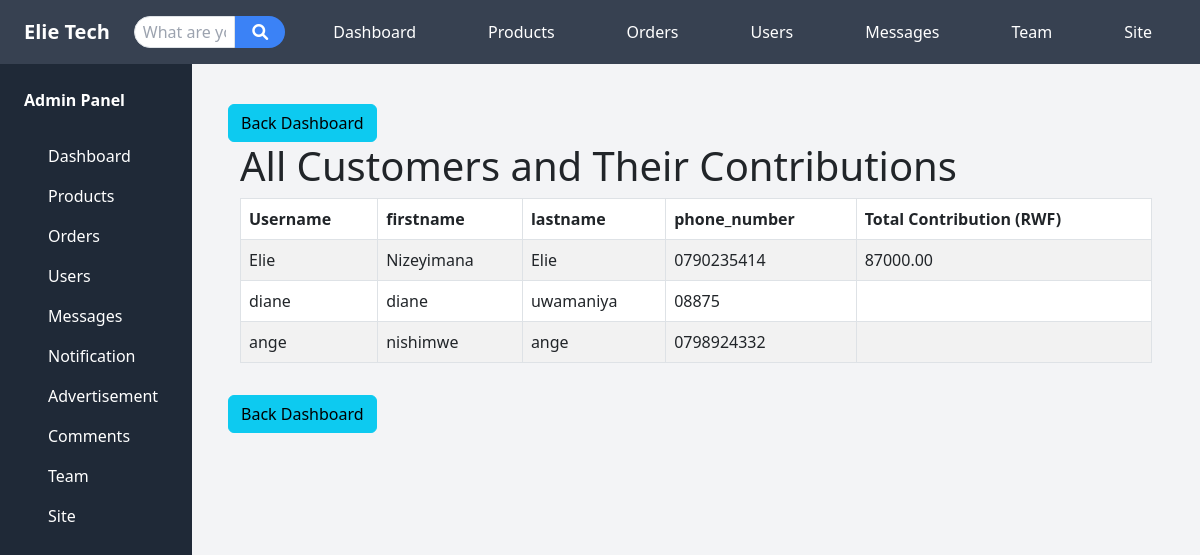
The app's page /customer-contributions/, older data.
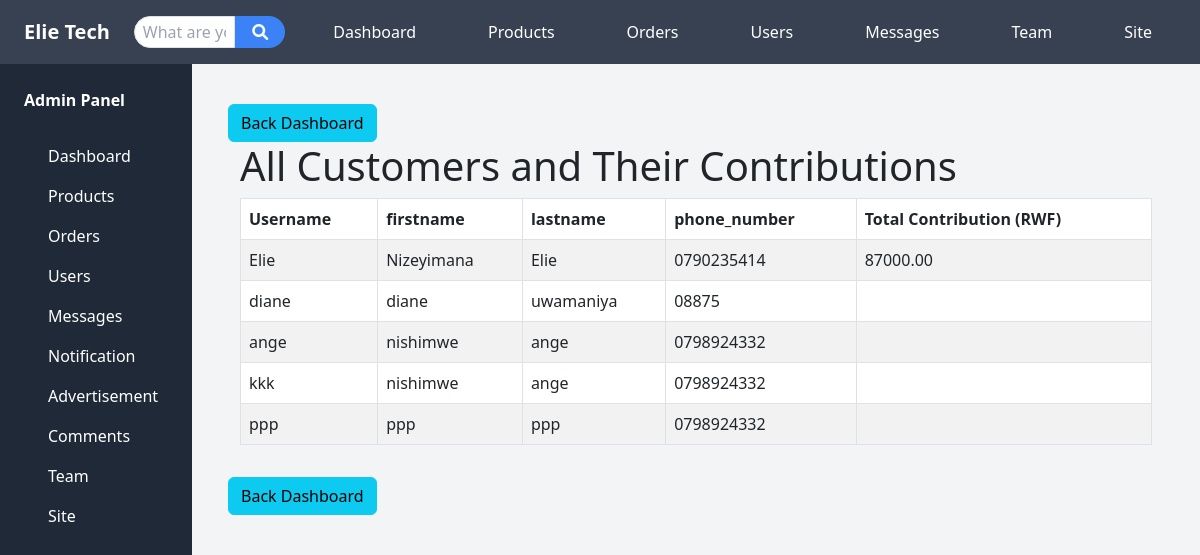
The same page, newer data.
### store/models.py (models this page shows, shortened)
class Customer(models.Model):
    user = models.OneToOneField(User, on_delete=models.CASCADE)
    phone_number = models.CharField(max_length=15)
    address = models.TextField()
    profile_picture = models.ImageField(upload_to='profile_pictures/', default='profile_pictures/profile.png', blank=True)

### store/views.py (the view)
# urls.py: path('customer-contributions/', views.customer_contributions, name='customer_contributions'),
def customer_contributions(request):
    customers = Customer.objects.annotate(
        total_spent=Sum('order__total_price', filter=Q(order__payment_status='Confirmed'))
    ).order_by('-total_spent')
    return render(request, 'admin/customer_contributions.html', {'customers': customers})

### store/context_processors.py (called while the page is built)
def unread_message_count(request):
    unread_count = 0
    if request.user.is_authenticated:
        unread_count = Message.objects.filter(
            recipient=request.user,  # <-- Fix here
            is_read=False
        ).count()
    return {'unread_message_count': unread_count}

### templates/admin/customer_contributions.html
{% extends 'admin/base.html' %}
{% block content %}
<a href="{% url 'admin_dashboard' %}" class="btn btn-info mt-3">Back Dashboard</a>
    <div class="container">
        <h1>All Customers and Their Contributions</h1>
        {% if customers %}
            <table class="table table-striped table-bordered">
                <thead>
                    <tr>
                        <th>Username</th>
                        <th>firstname</th>
                        <th>lastname</th>
                        <th>phone_number</th>
                        <th>Total Contribution (RWF)</th>
                    </tr>
                </thead>
                <tbody>
                    {% for customer in customers %}
                        <tr>
                            <td>{{ customer.user.username }}</td>
                            <td>{{ customer.user.first_name }}</td>
                            <td>{{ customer.user.last_name }}</td>
                            <td>{{ customer.phone_number }}</td>
                            <td>{{ customer.total_spent|floatformat:2 }}</td>
                        </tr>
                    {% endfor %}
                </tbody>
            </table>
        {% else %}
            <p>No customers found.</p>
        {% endif %}
    </div>
    <a href="{% url 'admin_dashboard' %}" class="btn btn-info mt-3">Back Dashboard</a>
{% endblock %}

Row changes from the older to the newer data that the page shows:
added Customer: user.username "kkk", user.first_name "nishimwe", user.last_name "ange", phone_number "0798924332"
added Customer: user.username "ppp", user.first_name "ppp", user.last_name "ppp", phone_number "0798924332"
